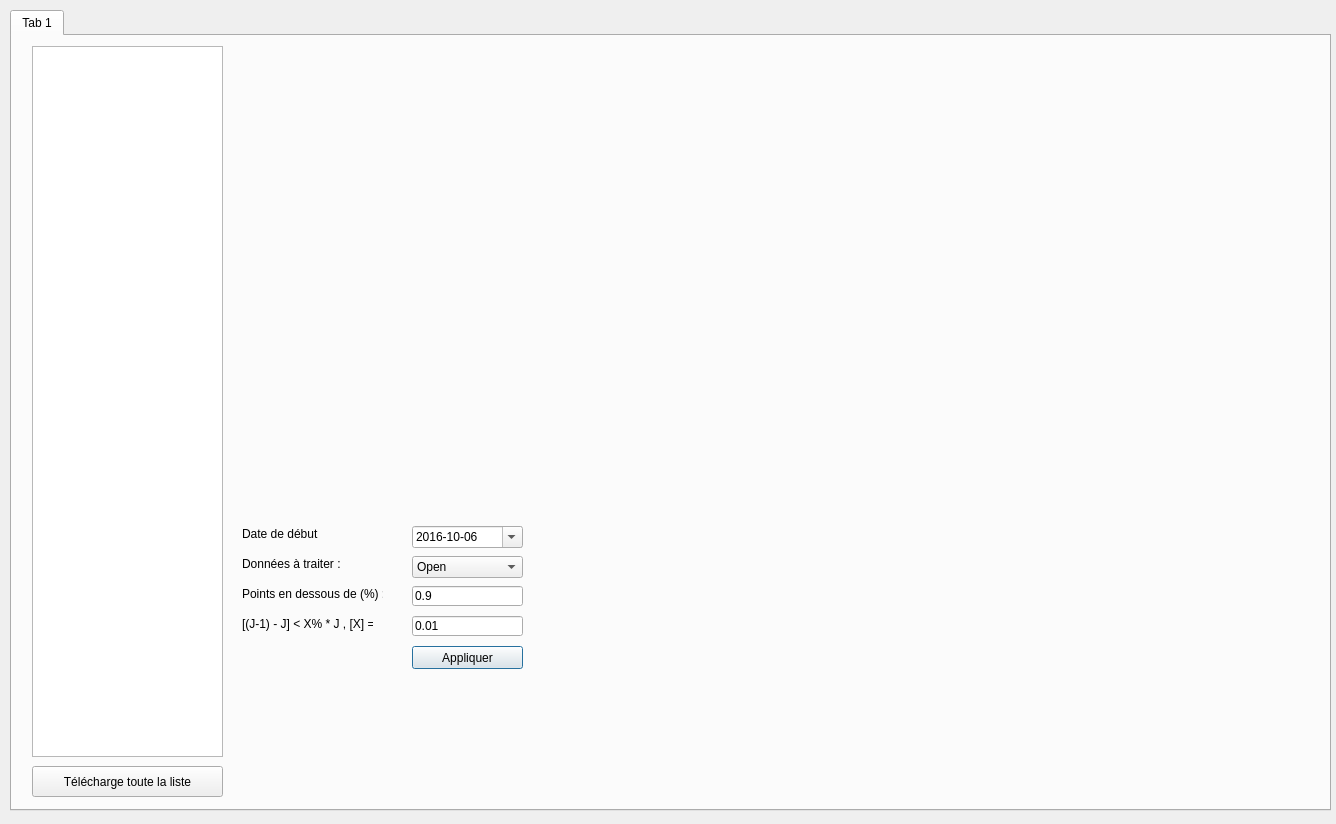
<?xml version="1.0" encoding="UTF-8"?>
<ui version="4.0">
 <class>Dialog</class>
 <widget class="QDialog" name="Dialog">
  <property name="geometry">
   <rect>
    <x>0</x>
    <y>0</y>
    <width>1336</width>
    <height>824</height>
   </rect>
  </property>
  <property name="windowTitle">
   <string>PyQt</string>
  </property>
  <widget class="QTabWidget" name="tabWidget">
   <property name="geometry">
    <rect>
     <x>10</x>
     <y>10</y>
     <width>1321</width>
     <height>801</height>
    </rect>
   </property>
   <property name="currentIndex">
    <number>0</number>
   </property>
   <widget class="QWidget" name="basicAnalysis">
    <attribute name="title">
     <string>Tab 1</string>
    </attribute>
    <widget class="QLineEdit" name="percentageValue">
     <property name="geometry">
      <rect>
       <x>400</x>
       <y>550</y>
       <width>111</width>
       <height>20</height>
      </rect>
     </property>
     <property name="text">
      <string>0.9</string>
     </property>
    </widget>
    <widget class="QListWidget" name="listCompany">
     <property name="geometry">
      <rect>
       <x>20</x>
       <y>10</y>
       <width>191</width>
       <height>711</height>
      </rect>
     </property>
    </widget>
    <widget class="QPushButton" name="btnApply">
     <property name="geometry">
      <rect>
       <x>400</x>
       <y>610</y>
       <width>111</width>
       <height>23</height>
      </rect>
     </property>
     <property name="text">
      <string>Appliquer</string>
     </property>
    </widget> 
    <widget class="QComboBox" name="cmbColName">
     <property name="geometry">
      <rect>
       <x>400</x>
       <y>520</y>
       <width>111</width>
       <height>22</height>
      </rect>
     </property>
     <property name="editable">
      <bool>false</bool>
     </property>
     <item>
      <property name="text">
       <string>Open</string>
      </property>
     </item>
     <item>
      <property name="text">
       <string>High</string>
      </property>
     </item>
     <item>
      <property name="text">
       <string>Low</string>
      </property>
     </item>
     <item>
      <property name="text">
       <string>Last</string>
      </property>
     </item>
    </widget>
    <widget class="QLabel" name="label">
     <property name="geometry">
      <rect>
       <x>230</x>
       <y>550</y>
       <width>141</width>
       <height>16</height>
      </rect>
     </property>
     <property name="text">
      <string>Points en dessous de (%) :</string>
     </property>
    </widget>
    <widget class="QPushButton" name="btnDownloadAll">
     <property name="geometry">
      <rect>
       <x>20</x>
       <y>730</y>
       <width>191</width>
       <height>31</height>
      </rect>
     </property>
     <property name="text">
      <string>Télécharge toute la liste</string>
     </property>
    </widget>
    <widget class="QDateEdit" name="dateEdit">
     <property name="geometry">
      <rect>
       <x>400</x>
       <y>490</y>
       <width>111</width>
       <height>22</height>
      </rect>
     </property>
     <property name="wrapping">
      <bool>false</bool>
     </property>
     <property name="dateTime">
      <datetime>
       <hour>0</hour>
       <minute>0</minute>
       <second>0</second>
       <year>2016</year>
       <month>10</month>
       <day>6</day>
      </datetime>
     </property>
     <property name="maximumDateTime">
      <datetime>
       <hour>23</hour>
       <minute>59</minute>
       <second>59</second>
       <year>9999</year>
       <month>12</month>
       <day>31</day>
      </datetime>
     </property>
     <property name="displayFormat">
      <string>yyyy-MM-dd</string>
     </property>
     <property name="calendarPopup">
      <bool>true</bool>
     </property>
     <property name="date">
      <date>
       <year>2016</year>
       <month>10</month>
       <day>6</day>
      </date>
     </property>
    </widget>
    <widget class="QLabel" name="label_2">
     <property name="geometry">
      <rect>
       <x>230</x>
       <y>520</y>
       <width>101</width>
       <height>16</height>
      </rect>
     </property>
     <property name="text">
      <string>Données à traiter :</string>
     </property>
    </widget>
    <widget class="QLabel" name="label_4">
     <property name="geometry">
      <rect>
       <x>230</x>
       <y>490</y>
       <width>111</width>
       <height>16</height>
      </rect>
     </property>
     <property name="text">
      <string>Date de début</string>
     </property>
    </widget>
    <widget class="QWidget" name="verticalLayoutWidget">
     <property name="geometry">
      <rect>
       <x>220</x>
       <y>10</y>
       <width>1081</width>
       <height>471</height>
      </rect>
     </property>
     <layout class="QVBoxLayout" name="browserLay"/>
    </widget>
    <widget class="QLabel" name="label_3">
     <property name="geometry">
      <rect>
       <x>230</x>
       <y>580</y>
       <width>131</width>
       <height>16</height>
      </rect>
     </property>
     <property name="text">
      <string>[(J-1) - J] &lt; X% * J  , [X] = </string>
     </property>
    </widget>
    <widget class="QLineEdit" name="absoluteDeltaPercentage">
     <property name="geometry">
      <rect>
       <x>400</x>
       <y>580</y>
       <width>111</width>
       <height>20</height>
      </rect>
     </property>
     <property name="text">
      <string>0.01</string>
     </property>
    </widget>  
   </widget>  
  </widget>
 </widget>
 <resources/>
 <connections/>
</ui>
